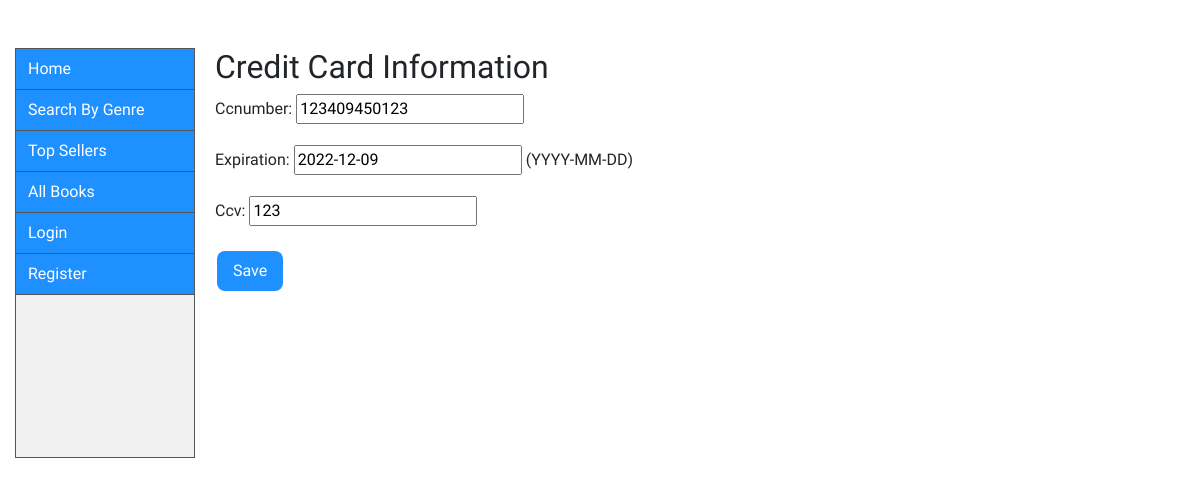
/search/creditcards/editcreditcard/8/, run on an earlier commit of the app's database.
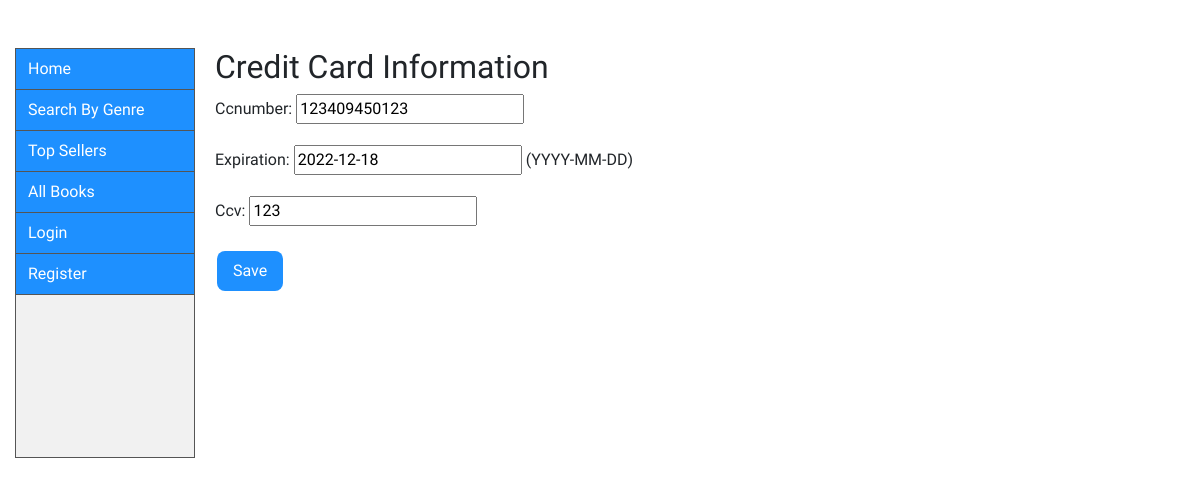
And on a later commit of the database.
### catalog/models.py (models this page shows, shortened)
class CreditCard(models.Model):
    username = models.ForeignKey(
        'UserProfile', on_delete=models.SET_NULL, null=True)
    ccnumber = models.PositiveIntegerField(validators=[
                                           MaxValueValidator(9999999999999999)], blank = False)  # 16 digits for valid CC number
    ccv = models.PositiveIntegerField(validators=[MaxValueValidator(999)], blank = False)
    expiration = models.DateField(
        help_text="(YYYY-MM-DD)", auto_now_add=False, auto_now=False, blank = False, validators=[MinValueValidator(limit_value=date.today)])

### catalog/views.py (the view)
# urls.py: path('creditcards/editcreditcard/<str:pk>/',
def editcreditcard(request, pk):
    card = CreditCard.objects.get(id=pk)
    form = CreditCardForm(instance=card)
    if request.method == 'POST':
        form = CreditCardForm(request.POST, instance=card)
        if form.is_valid():
            form.save()
            return redirect('/catalog/creditcards')
    args = {
        'form': form
    }
    return render(request, 'addcreditcard.html', args)

### catalog/forms.py
class CreditCardForm(forms.ModelForm):
    class Meta:
        model = CreditCard
        fields = {
            'ccnumber',
            'ccv',
            'expiration',
        }
        exclude = {
            'username',
        }
        field_order = ['ccnumber', 'ccv', 'expiration']

### catalog/templates/addcreditcard.html (shortened to what this page needs)
{% extends "base_generic.html" %}
{% block content %}
  <h2>Credit Card Information</h2>
<form method ="post">
 {% for field in form %}
 <p>
    {{field.label_tag}} {{field}}
    {{field.help_text}}
  </p>
  {% endfor %}
 <button type="submit" name"Submit" method="POST" class="button2">Save</button>
</form>
{% endblock %}

What changed in the data, as far as the page shows it:
changed CreditCard: expiration "2022-12-09" → "2022-12-18"
